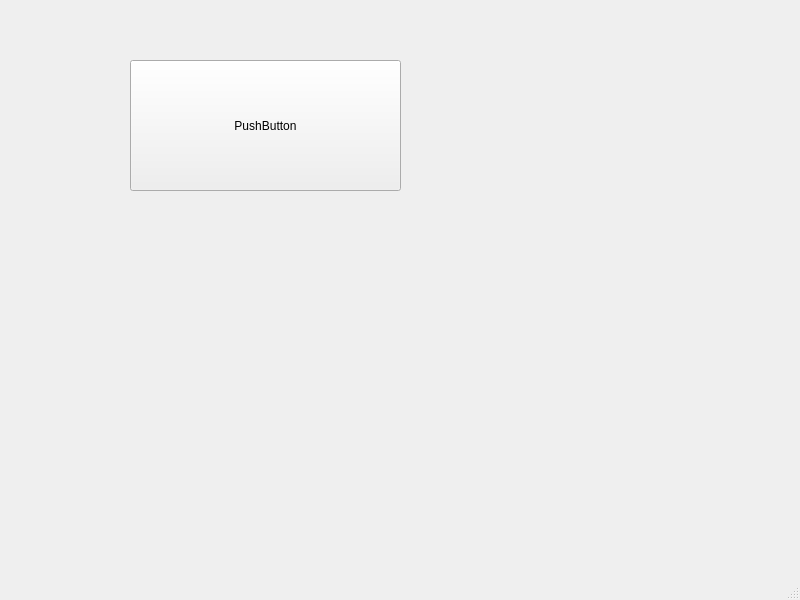
<?xml version="1.0" encoding="UTF-8"?>
<ui version="4.0">
 <class>MainWindow</class>
 <widget class="QMainWindow" name="MainWindow">
  <property name="geometry">
   <rect>
    <x>0</x>
    <y>0</y>
    <width>800</width>
    <height>600</height>
   </rect>
  </property>
  <property name="windowTitle">
   <string>MainWindow</string>
  </property>
  <widget class="QWidget" name="centralwidget">
   <widget class="QPushButton" name="pushButton">
    <property name="geometry">
     <rect>
      <x>130</x>
      <y>60</y>
      <width>271</width>
      <height>131</height>
     </rect>
    </property>
    <property name="text">
     <string>PushButton</string>
    </property>
   </widget>
  </widget>
  <widget class="QMenuBar" name="menubar">
   <property name="geometry">
    <rect>
     <x>0</x>
     <y>0</y>
     <width>800</width>
     <height>21</height>
    </rect>
   </property>
  </widget>
  <widget class="QStatusBar" name="statusbar"/>
 </widget>
 <resources/>
 <connections/>
</ui>
